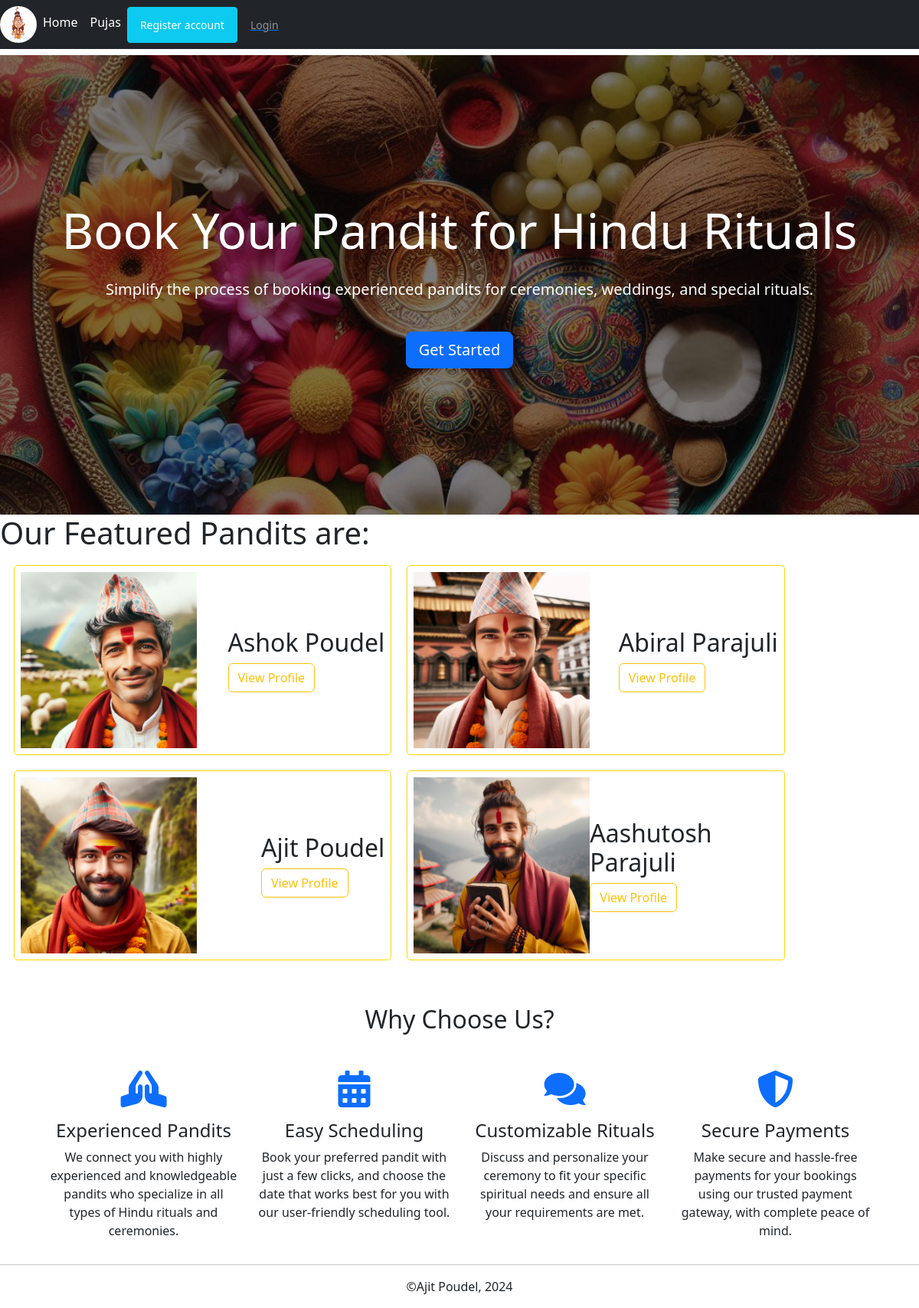
The page / on the database its author committed.
### app1/models.py (models this page shows, shortened)
class Pandit(models.Model):
    name = models.CharField(max_length=30,null=True)
    experience=models.IntegerField(max_length=3,null=True)
    skills = models.ManyToManyField(Puja)
    desc = models.CharField(max_length=300)
    contact=models.CharField(max_length=15,null=True)
    pandit_image=models.ImageField(null=True,blank=True)

### app1/views.py (the view)
# urls.py: path('',views.home,name="home"),
def home(request):
    pandits=Pandit.objects.all()
    context={
        'pandits':pandits
    }
    return render(request,'home.html',context)

### templates/home.html (shortened to what this page needs)
{% extends 'main.html' %}
{% block content %}
<link href="https://cdnjs.cloudflare.com/ajax/libs/font-awesome/5.15.4/css/all.min.css" rel="stylesheet">
<div class="hero-section" style="background-image: url('static/images/_00587642-15dc-434a-97ae-98c6a5383d1f.jpeg'); background-size: cover; background-position: center; height: 600px; position: relative;">
  <div class="overlay" style="position: absolute; top: 0; left: 0; right: 0; bottom: 0; background: rgba(0, 0, 0, 0.5);">
  </div>
  <div class="container h-100">
      <div class="row h-100">
          <div class="col-md-12 d-flex flex-column justify-content-center align-items-center text-center text-white">
              <h1 class="display-3">Book Your Pandit for Hindu Rituals</h1>
              <p class="lead mt-3">Simplify the process of booking experienced pandits for ceremonies, weddings, and special rituals.</p>
              <a href="{% url 'puja_list' %}" class="btn btn-lg btn-primary mt-4">Get Started</a>
          </div>
      </div>
  </div>
</div>
<h1>Our Featured Pandits are:</h1>
<div class="row">
  {%for pandit in pandits%}
    <div class="col-md-5 pandits">
        <image class="pandit-image" src="/static/images/{{pandit.pandit_image}}">
        <div class="info">
          <h2>{{pandit.name}}</h2>
          <a class="btn btn-outline-warning" href="{%url "pandit_profile" pandit.id%}" role="button">View Profile</a>
        </div>
    </div>
    {%endfor%}
</div>
<div class="container mt-5">
  <h2 class="text-center mb-5">Why Choose Us?</h2>
  <div class="row">
      <div class="col-md-3 text-center">
          <i class="fas fa-praying-hands fa-3x mb-3 text-primary"></i>
          <h4>Experienced Pandits</h4>
          <p>We connect you with highly experienced and knowledgeable pandits who specialize in all types of Hindu rituals and ceremonies.</p>
      </div>
      <div class="col-md-3 text-center">
          <i class="fas fa-calendar-alt fa-3x mb-3 text-primary"></i>
          <h4>Easy Scheduling</h4>
          <p>Book your preferred pandit with just a few clicks, and choose the date that works best for you with our user-friendly scheduling tool.</p>
      </div>
      <div class="col-md-3 text-center">
          <i class="fas fa-comments fa-3x mb-3 text-primary"></i>
          <h4>Customizable Rituals</h4>
          <p>Discuss and personalize your ceremony to fit your specific spiritual needs and ensure all your requirements are met.</p>
      </div>
      <div class="col-md-3 text-center">
          <i class="fas fa-shield-alt fa-3x mb-3 text-primary"></i>
          <h4>Secure Payments</h4>
          <p>Make secure and hassle-free payments for your bookings using our trusted payment gateway, with complete peace of mind.</p>
      </div>
  </div>
</div>
{%endblock content%}

### templates/main.html (style rules this page uses)
body { background-color: antiquewhite; padding:0px; margin:0px; }

### templates/home.html (style rules this page uses)
.row { display:flex; flex-wrap: wrap; margin:8px; }
.row .pandits { min-height:100px; border:1px solid gold; margin:10px; padding:8px; border-radius:5px; }
.pandit-image { width:230px; }
.pandits { display:flex; justify-content: space-between; align-items: center; }

### rows shown on the page
Pandit: pandit_image (picture), name "Ashok Poudel"
Pandit: pandit_image (picture), name "Abiral Parajuli"
Pandit: pandit_image (picture), name "Ajit Poudel"
Pandit: pandit_image (picture), name "Aashutosh Parajuli"
